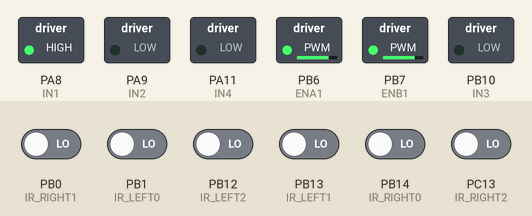
Recording of a sketch running on a simulated STM32 Blue Pill. Shown: switched loads named in the sketch (green lamp = pin HIGH). The inputs (shaded band) are chosen by the test bench; at power-on: PB0 (IR_RIGHT1), PB1 (IR_LEFT0), PB12 (IR_LEFT2), PB13 (IR_LEFT1), PB14 (IR_RIGHT0), PC13 (IR_RIGHT2) LOW.

Above: at 1.2 s.
1.3 s: PB12 (IR_LEFT2) driven HIGH
At 2.4 s:
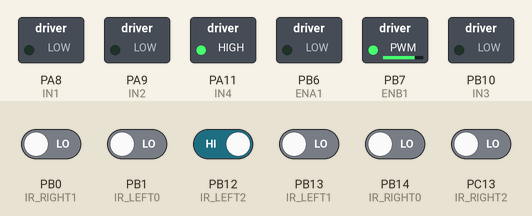
2.8 s: PB12 (IR_LEFT2) driven LOW
At 3.5 s:
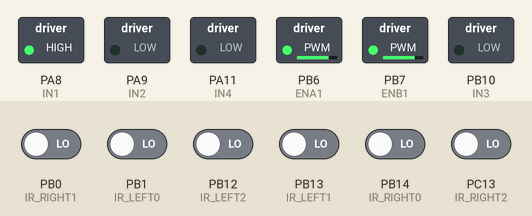
4.3 s: PC13 (IR_RIGHT2) driven HIGH
At 4.7 s:
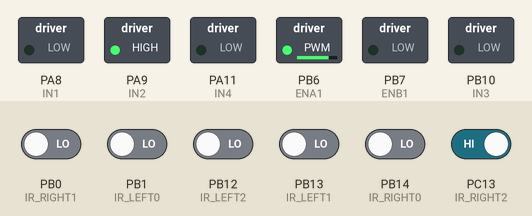
5.8 s: PC13 (IR_RIGHT2) driven LOW
At 7.0 s:
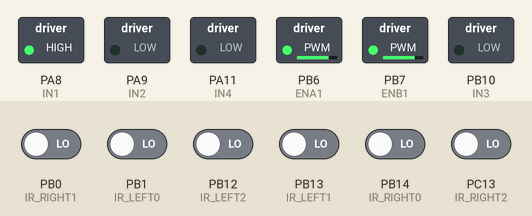
7.3 s: PB0 (IR_RIGHT1) driven HIGH and PB1 (IR_LEFT0) driven HIGH
At 8.1 s:
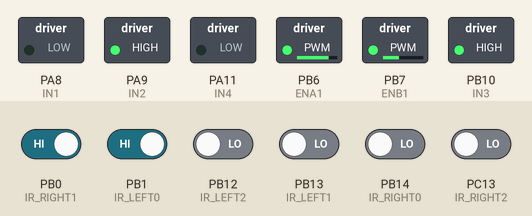
8.8 s: PB0 (IR_RIGHT1) driven LOW and PB13 (IR_LEFT1) driven HIGH
At 9.4 s:
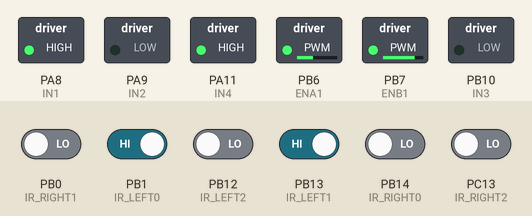
Timing chart, 0 to 11.4 s (numbered marks = the images above; inputs shaded):
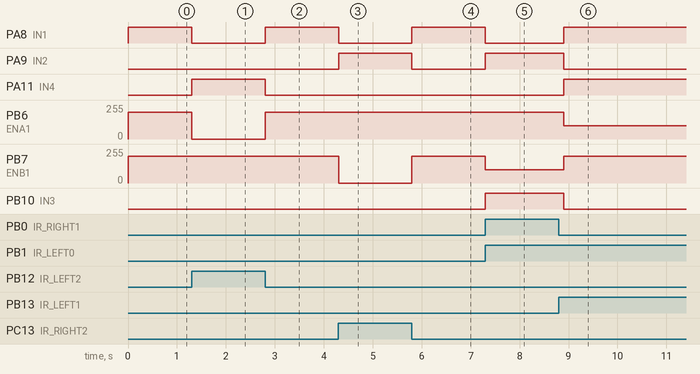

The sketch:

sketch_mar5c.ino
```cpp
// STM32F103C8T6 (Blue Pill) - Car Control Code with Dual L298 Motor Drivers, IR Sensors, and PWM Speed Control
// Control 4 wheels (each wheel controlled independently)

// Left Front Motor
#define IN1 PA8
#define IN2 PA9

// Left Rear Motor
#define IN3 PB10
#define IN4 PA11

// PWM Control Pins
#define ENA1 PB6
#define ENB1 PB7

// IR Sensor connections
#define IR_RIGHT1 PB0
#define IR_RIGHT2 PC13
#define IR_LEFT1  PB13
#define IR_LEFT2  PB12
#define IR_RIGHT0 PB14
#define IR_LEFT0 PB1


int motorSpeedLeft = 200;  // Speed range 0-255
int motorSpeedRight = 200; // Speed range 0-255

void setup() {
  // Set motor control pins as output

  pinMode(IN1, OUTPUT);
  pinMode(IN2, OUTPUT);
  pinMode(IN3, OUTPUT);
  pinMode(IN4, OUTPUT);

  // Set PWM pins as output
  pinMode(ENA1, OUTPUT);
  pinMode(ENB1, OUTPUT);

  // Set sensor pins as input
  pinMode(IR_RIGHT1, INPUT);
  pinMode(IR_RIGHT2, INPUT);
  pinMode(IR_LEFT1, INPUT);
  pinMode(IR_LEFT2, INPUT);
  pinMode(IR_RIGHT0, INPUT);
  pinMode(IR_LEFT0, INPUT);

  // Initially stop the car
  stopMotors();
}

void loop() {
  bool right1 = digitalRead(IR_RIGHT1);
  bool right2 = digitalRead(IR_RIGHT2);
  bool left1 = digitalRead(IR_LEFT1);
  bool left2 = digitalRead(IR_LEFT2);
  bool right0 = digitalRead(IR_RIGHT0);
  bool left0 = digitalRead(IR_LEFT0);


 if (right1 == LOW && right2 == LOW && left1 == LOW && left2 == LOW && right0 == LOW && left0 == LOW) {
    movebackward();
    }
   else if ( left1 == LOW && left2 == HIGH && right1==LOW && right2==LOW && right0 == LOW && left0 == LOW) {
    sharpRight();
  }else if ( left1 == HIGH && left2 == HIGH && right1==LOW && right2==LOW && right0 == LOW && left0 == LOW) {
    sharpRight();
  } else if ( left1 == HIGH && left2 == HIGH && right1==LOW && right2==LOW && right0 == LOW && left0 == HIGH) {
    verySharpRight();
   } else if ( left1 == HIGH && left2 == LOW && right1==LOW && right2==LOW && right0 == LOW && left0 == HIGH) {
    verySharpRight();
   }else if ( left1 == LOW && left2 == LOW && right1==HIGH && right2==HIGH && right0 == HIGH && left0 == LOW) {
    verySharpLeft();
  } else if (right1 == LOW && right2 == HIGH && left1 == LOW && left2 == LOW && right0 == LOW && left0 == LOW) {
    sharpLeft();
    }else if (right1 == HIGH && right2 == HIGH && left1 == LOW && left2 == LOW && right0 == LOW && left0 == LOW ) {
    sharpLeft();
    }else if (right1 == HIGH && right2 == LOW && left1 == LOW && left2 == LOW && right0 == LOW && left0 == HIGH) {
    verySharpLeft();
    }
   else if (right1 == HIGH && right2 == HIGH && left1 == HIGH && left2 == HIGH && right0 == HIGH && left0 == HIGH  ) {
    stopMotors();

  }/*else if (right1 == HIGH && right2 == LOW && left1 == HIGH && left2 == LOW && center==HIGH) {
    movebackward();
    } else if (right1 == HIGH && right2 == HIGH && left1 == HIGH && left2 == LOW && center==HIGH) {
    movebackward();
    }
    else if(left1 == HIGH && left2 == HIGH && right1==HIGH && right2==HIGH && center==HIGH)  {

movebackward();
  }*/
}

void moveForward() {
  analogWrite(ENA1, motorSpeedRight);
  analogWrite(ENB1, motorSpeedLeft);

 digitalWrite(IN1, LOW);
  digitalWrite(IN2, HIGH);
  digitalWrite(IN3, LOW);
  digitalWrite(IN4, HIGH);
}

void sharpLeft() {
  analogWrite(ENA1, motorSpeedRight );
  analogWrite(ENB1, 0);
  digitalWrite(IN1, LOW);
  digitalWrite(IN2, HIGH);
  digitalWrite(IN3, LOW);
  digitalWrite(IN4, LOW);
}

void verySharpLeft() {
  analogWrite(ENA1, motorSpeedRight);
  analogWrite(ENB1, 100);

  digitalWrite(IN1, LOW);
  digitalWrite(IN2, HIGH);
  digitalWrite(IN3, HIGH);
  digitalWrite(IN4, LOW);
  delay(400);
}

void sharpRight() {
  analogWrite(ENA1, 0);
  analogWrite(ENB1, motorSpeedRight );

  digitalWrite(IN1, LOW);
  digitalWrite(IN2, LOW);
  digitalWrite(IN3, LOW);
  digitalWrite(IN4, HIGH);
}

void verySharpRight() {
  analogWrite(ENA1, 100);
  analogWrite(ENB1, motorSpeedRight);

  digitalWrite(IN1, HIGH);
  digitalWrite(IN2, LOW);
  digitalWrite(IN3, LOW);
  digitalWrite(IN4, HIGH);

  delay(400);
}

void stopMotors() {
  analogWrite(ENA1, 0);
  analogWrite(ENB1, 0);

  digitalWrite(IN1, LOW);
  digitalWrite(IN2, LOW);
  digitalWrite(IN3, LOW);
  digitalWrite(IN4, LOW);

}
void movebackward() {
  analogWrite(ENA1, motorSpeedLeft);

  analogWrite(ENB1, motorSpeedRight);

  digitalWrite(IN1, HIGH);
  digitalWrite(IN2, LOW);
  digitalWrite(IN3, LOW);
  digitalWrite(IN4, LOW);

}
```

Measured:
- after the input at 1.3 s, PA8 (IN1): HIGH → LOW at once; PA11 (IN4): LOW → HIGH at once; PB6 (ENA1): 200/255 → 0/255 at once
- after the input at 2.8 s, PA8 (IN1): LOW → HIGH at once; PA11 (IN4): HIGH → LOW at once; PB6 (ENA1): 0/255 → 200/255 at once
- after the input at 4.3 s, PA8 (IN1): HIGH → LOW at once; PA9 (IN2): LOW → HIGH at once; PB7 (ENB1): 200/255 → 0/255 at once
- after the input at 5.8 s, PA8 (IN1): LOW → HIGH at once; PA9 (IN2): HIGH → LOW at once; PB7 (ENB1): 0/255 → 200/255 at once
- after the input at 7.3 s, PA8 (IN1): HIGH → LOW at once; PA9 (IN2), PB10 (IN3): LOW → HIGH at once; PB7 (ENB1): 200/255 → 100/255 at once
- after the input at 8.8 s, PA8 (IN1), PA11 (IN4): LOW → HIGH after 0.10 s; PA9 (IN2), PB10 (IN3): HIGH → LOW after 0.10 s; PB6 (ENA1): 200/255 → 100/255 after 0.10 s; PB7 (ENB1): 100/255 → 200/255 after 0.10 s
